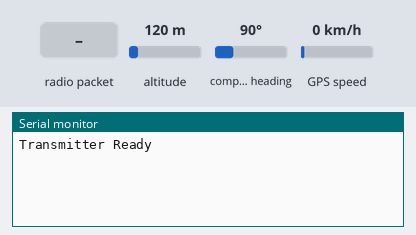
The sketch below on a simulated Arduino Uno, built with avr-gcc and run on an emulated ATmega328P. On the bench: the last lines printed to the serial monitor. The inputs (shaded band) are chosen by the test bench; at power-on: GPS speed 0 km/h, altitude 120 m, compass heading 90°. The GPS gets a fix after 3 s at 37.7749, -122.4194 with 8 satellites; no radio packets arrive unless stated.

Above: at 1.2 s.
1.3 s: radio packet "1" arrives
At 4.3 s:
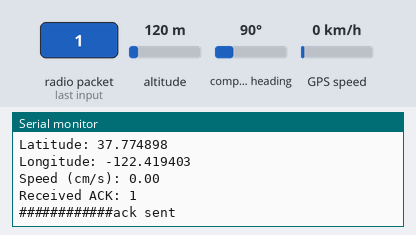
4.5 s: GPS speed set to 2 km/h
At 6.0 s:
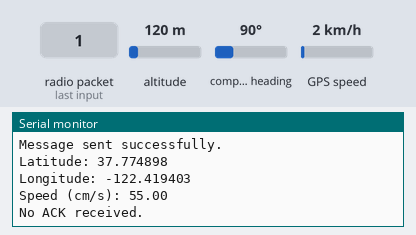
8.2 s: radio packet "0" arrives
At 9.1 s:
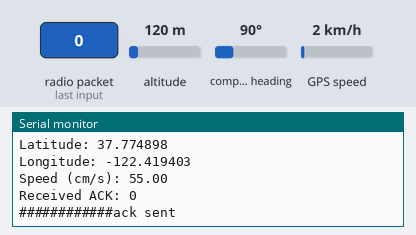
9.7 s: GPS speed set to 30 km/h
At 9.7 s:
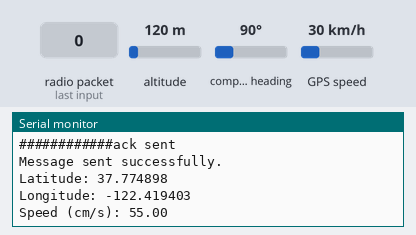
Timing chart, 0 to 12.2 s (numbered marks = the images above; inputs shaded):
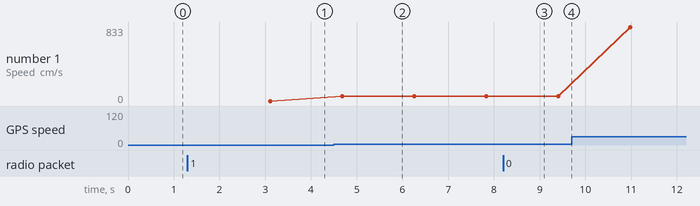

The sketch:

Car_Behind.ino
```cpp
#include <SPI.h>
#include <nRF24L01.h>
#include <RF24.h>
#include <SoftwareSerial.h>
#include <TinyGPS++.h>

// GPS Setup
static const int RXPin = 3, TXPin = 4; // Connect GPS TX → Arduino Pin 3, GPS RX → Arduino Pin 4
static const uint32_t GPSBaud = 9600; // GPS Baud rate
SoftwareSerial gpsSerial(RXPin, TXPin); // GPS serial communication
TinyGPSPlus gps; // GPS object

// nRF24L01 Setup
RF24 radio(9, 10); // CE, CSN
const byte address[6] = "00001";

// LED Setup
const int ledPin = 9; // LED pin on pin 9

// Structure to send GPS data
struct Location {
  double latitude;   // Latitude with high precision
  double longitude;  // Longitude with high precision
  double speed;      // Speed in cm/s
};

void setup() {
  // Serial Monitor
  Serial.begin(9600);

  // GPS Initialization
  gpsSerial.begin(GPSBaud);

  // LED Initialization
  pinMode(ledPin, OUTPUT); // Set LED pin as output

  // nRF24L01 Initialization
  if (!radio.begin()) {
    Serial.println("nRF24L01 not detected! Check connections.");
    while (1); // Halt
  }

  radio.openWritingPipe(address);
  radio.setChannel(108);
  radio.setPALevel(RF24_PA_HIGH);
  radio.setAutoAck(false); // Disable Auto-ACK
  radio.stopListening();

  Serial.println("Transmitter Ready");
}

void loop() {
  Location dataToSend;

  // Wait for valid GPS data
  while (gpsSerial.available() > 0) {
    gps.encode(gpsSerial.read());

    if (gps.location.isUpdated()) { // Check for updated location data
      dataToSend.latitude = gps.location.lat();   // Get latitude
      dataToSend.longitude = gps.location.lng(); // Get longitude
      dataToSend.speed = int(gps.speed.kmph() * 0.277778 * 100 ); // Convert speed to cm/s

      // Transmit GPS coordinates
      bool success = radio.write(&dataToSend, sizeof(dataToSend));

      if (success) {
        Serial.println("Message sent successfully.");
        Serial.print("Latitude: ");
        Serial.println(dataToSend.latitude, 6); // Print latitude with 6 decimal places
        Serial.print("Longitude: ");
        Serial.println(dataToSend.longitude, 6); // Print longitude with 6 decimal places
        Serial.print("Speed (cm/s): ");
        Serial.println(dataToSend.speed, 2); // Print speed with 2 decimal places

        // Turn on LED to indicate successful transmission
        digitalWrite(ledPin, HIGH); // LED on
        delay(500); // LED stays on for 0.5 seconds
        digitalWrite(ledPin, LOW);  // LED off
      } else {
        Serial.println("Message failed to send.");
      }

      // Wait briefly to allow the receiver to send acknowledgment
      delay(10);

      // Check for acknowledgment
      radio.startListening(); // Switch to listening mode for acknowledgment
      delay(10);

      if (radio.available()) {
        char ack[32] = ""; // Buffer for acknowledgment message
        radio.read(&ack, sizeof(ack)); // Read the acknowledgment message
        Serial.print("Received ACK: ");
        Serial.println(ack);
        Serial.println("############ack sent"); // Print the desired message
      } else {
        Serial.println("No ACK received.");
      }

      radio.stopListening(); // Switch back to transmitting mode

      delay(1000); // Wait 1 second before sending again
    }
  }
}
```

Measured:
- after the input at 1.3 s, the serial monitor: prints a new line after 2.3 s (image 1)
- after the input at 4.5 s, the serial monitor: prints a new line after 0.18 s (image 2)
- after the input at 8.2 s, the serial monitor: prints a new line after 0.11 s (image 3)
- plotted number 1: 0 → 55 after the input at 4.5 s, 55 → 833 after the input at 9.7 s
